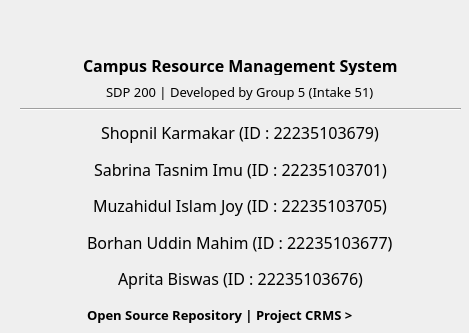
<?xml version="1.0" encoding="UTF-8"?>
<ui version="4.0">
 <class>Dialog</class>
 <widget class="QDialog" name="Dialog">
  <property name="geometry">
   <rect>
    <x>0</x>
    <y>0</y>
    <width>469</width>
    <height>333</height>
   </rect>
  </property>
  <property name="sizePolicy">
   <sizepolicy hsizetype="Fixed" vsizetype="Fixed">
    <horstretch>0</horstretch>
    <verstretch>0</verstretch>
   </sizepolicy>
  </property>
  <property name="minimumSize">
   <size>
    <width>469</width>
    <height>300</height>
   </size>
  </property>
  <property name="maximumSize">
   <size>
    <width>469</width>
    <height>334</height>
   </size>
  </property>
  <property name="windowTitle">
   <string>About CRMS</string>
  </property>
  <property name="windowIcon">
   <iconset>
    <normaloff>Asset/logo.png</normaloff>Asset/logo.png</iconset>
  </property>
  <widget class="QWidget" name="widget" native="true">
   <property name="geometry">
    <rect>
     <x>20</x>
     <y>10</y>
     <width>441</width>
     <height>321</height>
    </rect>
   </property>
   <property name="sizePolicy">
    <sizepolicy hsizetype="Fixed" vsizetype="Fixed">
     <horstretch>0</horstretch>
     <verstretch>0</verstretch>
    </sizepolicy>
   </property>
   <layout class="QVBoxLayout" name="verticalLayout_2">
    <item alignment="Qt::AlignHCenter">
     <widget class="QLabel" name="label_2">
      <property name="maximumSize">
       <size>
        <width>71</width>
        <height>39</height>
       </size>
      </property>
      <property name="font">
       <font>
        <pointsize>6</pointsize>
       </font>
      </property>
      <property name="styleSheet">
       <string notr="true">border-color: rgb(0, 0, 0);</string>
      </property>
      <property name="text">
       <string/>
      </property>
      <property name="pixmap">
       <pixmap>Asset/logo_grey.png</pixmap>
      </property>
      <property name="alignment">
       <set>Qt::AlignCenter</set>
      </property>
     </widget>
    </item>
    <item alignment="Qt::AlignHCenter">
     <widget class="QLabel" name="label">
      <property name="maximumSize">
       <size>
        <width>16777215</width>
        <height>20</height>
       </size>
      </property>
      <property name="font">
       <font>
        <family>Montserrat</family>
        <pointsize>12</pointsize>
        <bold>true</bold>
       </font>
      </property>
      <property name="text">
       <string>Campus Resource Management System</string>
      </property>
     </widget>
    </item>
    <item alignment="Qt::AlignHCenter">
     <widget class="QLabel" name="label_3">
      <property name="maximumSize">
       <size>
        <width>16777215</width>
        <height>21</height>
       </size>
      </property>
      <property name="font">
       <font>
        <family>Montserrat</family>
        <pointsize>10</pointsize>
        <bold>false</bold>
       </font>
      </property>
      <property name="text">
       <string>SDP 200 | Developed by Group 5 (Intake 51)</string>
      </property>
     </widget>
    </item>
    <item>
     <widget class="Line" name="line">
      <property name="orientation">
       <enum>Qt::Horizontal</enum>
      </property>
     </widget>
    </item>
    <item>
     <layout class="QVBoxLayout" name="verticalLayout">
      <item alignment="Qt::AlignHCenter">
       <widget class="QLabel" name="label_4">
        <property name="font">
         <font>
          <family>Montserrat</family>
          <pointsize>12</pointsize>
          <bold>false</bold>
         </font>
        </property>
        <property name="text">
         <string>Shopnil Karmakar (ID : 22235103679)</string>
        </property>
       </widget>
      </item>
      <item alignment="Qt::AlignHCenter">
       <widget class="QLabel" name="label_5">
        <property name="font">
         <font>
          <family>Montserrat</family>
          <pointsize>12</pointsize>
          <bold>false</bold>
         </font>
        </property>
        <property name="text">
         <string>Sabrina Tasnim Imu (ID : 22235103701)</string>
        </property>
       </widget>
      </item>
      <item alignment="Qt::AlignHCenter">
       <widget class="QLabel" name="label_6">
        <property name="font">
         <font>
          <family>Montserrat</family>
          <pointsize>12</pointsize>
          <bold>false</bold>
         </font>
        </property>
        <property name="text">
         <string>Muzahidul Islam Joy (ID : 22235103705)</string>
        </property>
       </widget>
      </item>
      <item alignment="Qt::AlignHCenter">
       <widget class="QLabel" name="label_7">
        <property name="font">
         <font>
          <family>Montserrat</family>
          <pointsize>12</pointsize>
          <bold>false</bold>
         </font>
        </property>
        <property name="text">
         <string>Borhan Uddin Mahim (ID : 22235103677)</string>
        </property>
       </widget>
      </item>
      <item alignment="Qt::AlignHCenter">
       <widget class="QLabel" name="label_8">
        <property name="font">
         <font>
          <family>Montserrat</family>
          <pointsize>12</pointsize>
          <bold>false</bold>
         </font>
        </property>
        <property name="text">
         <string>Aprita Biswas (ID : 22235103676)</string>
        </property>
       </widget>
      </item>
     </layout>
    </item>
    <item>
     <layout class="QHBoxLayout" name="horizontalLayout">
      <item alignment="Qt::AlignHCenter">
       <widget class="QLabel" name="label_9">
        <property name="sizePolicy">
         <sizepolicy hsizetype="Fixed" vsizetype="Fixed">
          <horstretch>0</horstretch>
          <verstretch>0</verstretch>
         </sizepolicy>
        </property>
        <property name="font">
         <font>
          <family>Montserrat</family>
          <pointsize>10</pointsize>
          <bold>true</bold>
         </font>
        </property>
        <property name="text">
         <string>Open Source Repository | Project CRMS &gt;</string>
        </property>
       </widget>
      </item>
      <item>
       <widget class="QPushButton" name="pushButton">
        <property name="maximumSize">
         <size>
          <width>35</width>
          <height>31</height>
         </size>
        </property>
        <property name="styleSheet">
         <string notr="true">QPushButton{
border-radius:20px;
border:none;
}
QPushButton:hover{
	background-color: rgb(85, 85, 255);
border-radius:20px;
border:none;
}</string>
        </property>
        <property name="text">
         <string/>
        </property>
        <property name="icon">
         <iconset>
          <normaloff>Asset/github-142-svgrepo-com.svg</normaloff>Asset/github-142-svgrepo-com.svg</iconset>
        </property>
        <property name="iconSize">
         <size>
          <width>41</width>
          <height>31</height>
         </size>
        </property>
       </widget>
      </item>
     </layout>
    </item>
   </layout>
  </widget>
 </widget>
 <resources/>
 <connections/>
</ui>
